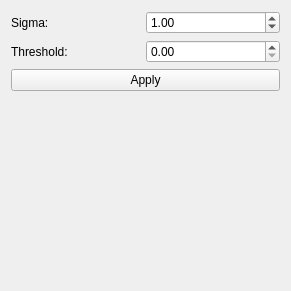
<?xml version="1.0" encoding="UTF-8"?>
<ui version="4.0">
 <class>Form</class>
 <widget class="QWidget" name="Form">
  <property name="geometry">
   <rect>
    <x>0</x>
    <y>0</y>
    <width>291</width>
    <height>291</height>
   </rect>
  </property>
  <property name="windowTitle">
   <string>Form</string>
  </property>
  <layout class="QVBoxLayout" name="verticalLayout">
   <item>
    <layout class="QHBoxLayout" name="horizontalLayout_sigma">
     <property name="spacing">
      <number>0</number>
     </property>
     <item>
      <widget class="QLabel" name="blockLabel">
       <property name="sizePolicy">
        <sizepolicy hsizetype="Preferred" vsizetype="Preferred">
         <horstretch>0</horstretch>
         <verstretch>0</verstretch>
        </sizepolicy>
       </property>
       <property name="toolTip">
        <string>&lt;html&gt;&lt;head/&gt;&lt;body&gt;&lt;p&gt;Smooth the input data with a Gaussian with user-defined sigma values for x, y and z. Anisotropic smoothing is allowed, i.e. sigmas can all be different. Look at &lt;span style=&quot; font-weight:600;&quot;&gt;&amp;quot;Smoothed input&amp;quot;&lt;/span&gt; layer for the results (first check the &amp;quot;Show intermediate results&amp;quot; checkbox).&lt;/p&gt;&lt;/body&gt;&lt;/html&gt;</string>
       </property>
       <property name="text">
        <string>Sigma:</string>
       </property>
      </widget>
     </item>
     <item>
      <widget class="QDoubleSpinBox" name="sigmaSpinBox">
       <property name="toolTip">
        <string>sigma for cost volume filter</string>
       </property>
       <property name="decimals">
        <number>2</number>
       </property>
       <property name="minimum">
        <double>0.000000000000000</double>
       </property>
       <property name="maximum">
        <double>100.000000000000000</double>
       </property>
       <property name="singleStep">
        <double>0.100000000000000</double>
       </property>
       <property name="value">
        <double>1.000000000000000</double>
       </property>
      </widget>
     </item>
    </layout>
   </item>
   <item>
    <layout class="QHBoxLayout" name="horizontalLayout_thres" stretch="0,0">
     <property name="spacing">
      <number>0</number>
     </property>
     <item>
      <widget class="QLabel" name="thresLabel">
       <property name="text">
        <string>Threshold:</string>
       </property>
      </widget>
     </item>
     <item>
      <widget class="QDoubleSpinBox" name="thresSpinBox"/>
     </item>
    </layout>
   </item>
   <item>
    <widget class="QPushButton" name="applyButton">
     <property name="toolTip">
      <string>&lt;html&gt;&lt;head/&gt;&lt;body&gt;&lt;p&gt;Apply all the settings and compute results. If you want to see the final filtering results, don't forget to enable the &lt;span style=&quot; font-weight:600;&quot;&gt;&amp;quot;Final output&amp;quot;&lt;/span&gt; layer in the layer selection widget.&lt;/p&gt;&lt;/body&gt;&lt;/html&gt;</string>
     </property>
     <property name="text">
      <string>Apply</string>
     </property>
    </widget>
   </item>
   <item>
    <spacer name="verticalSpacer">
     <property name="orientation">
      <enum>Qt::Vertical</enum>
     </property>
     <property name="sizeHint" stdset="0">
      <size>
       <width>20</width>
       <height>40</height>
      </size>
     </property>
    </spacer>
   </item>
  </layout>
 </widget>
 <tabstops>
  <tabstop>sigmaSpinBox</tabstop>
 </tabstops>
 <resources/>
 <connections/>
</ui>
